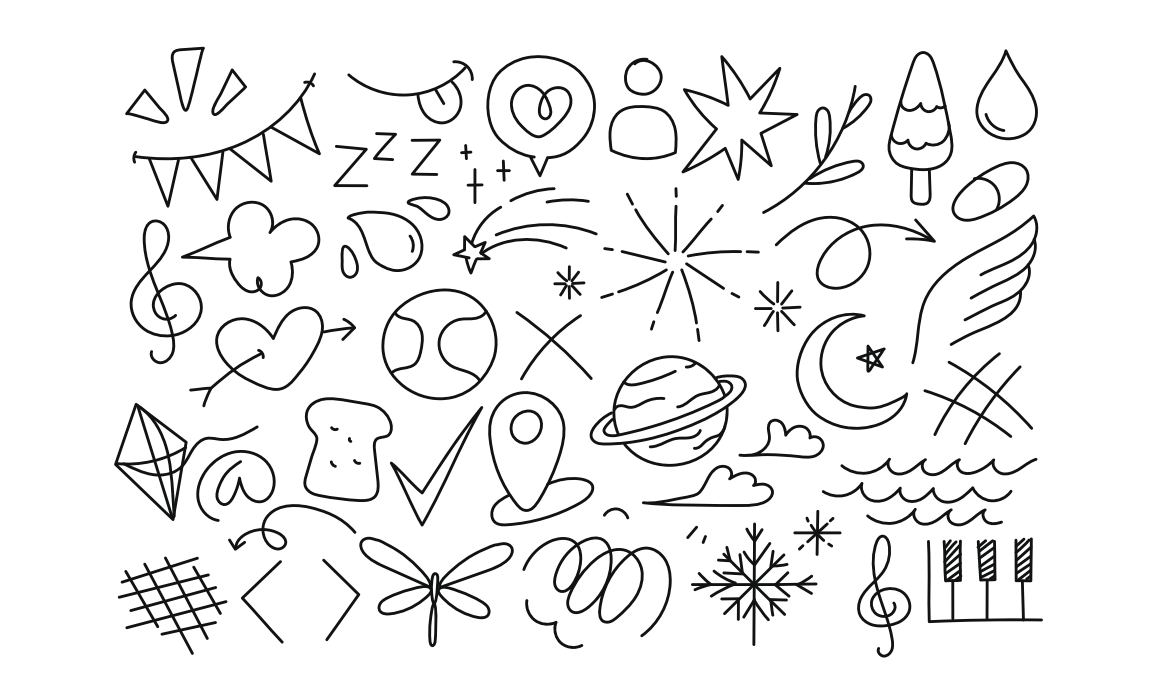
#> input picture Screenshot (59).png, 1149 x 684 px
$ jupyter execute 'count symmetric.ipynb'
#> lines starting #> are read from the running program, lines starting #| are printed output that depends on the picture; after the words box and inside, x2 and y2 are one past the last pixel; in counts of white or black regions, pixels touching at a corner belong together
[cell 1]
import cv2
import numpy as np
from matplotlib import pyplot as plt

# Function to identify and count symmetric curves
def detect_symmetric_curves(image_path):
    # Read the image
#> called with image_path = 'Screenshot (59).png'
    image = cv2.imread(image_path)
#> image is the input picture: shape (684, 1149, 3); mean B, G, R 237.9, 237.9, 237.9
    gray = cv2.cvtColor(image, cv2.COLOR_BGR2GRAY)
    blurred = cv2.GaussianBlur(gray, (5, 5), 0)
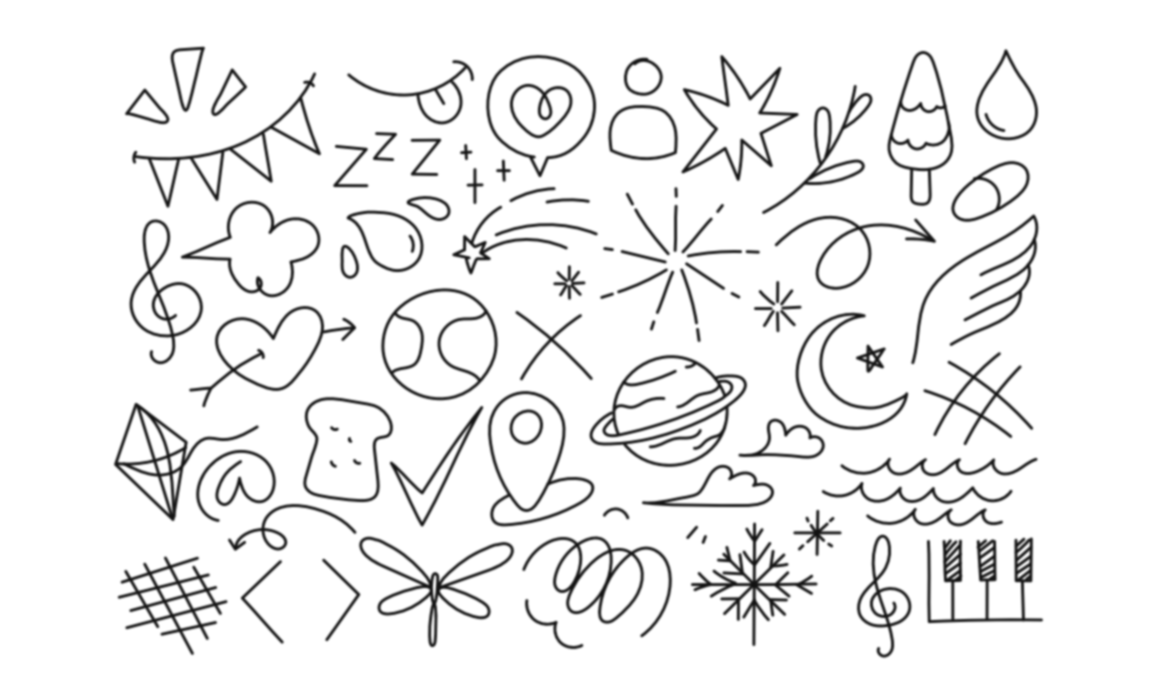
#> blurred: shape (684, 1149); min 18, max 255, mean 237.9

    # Edge detection
    edged = cv2.Canny(blurred, 50, 150)
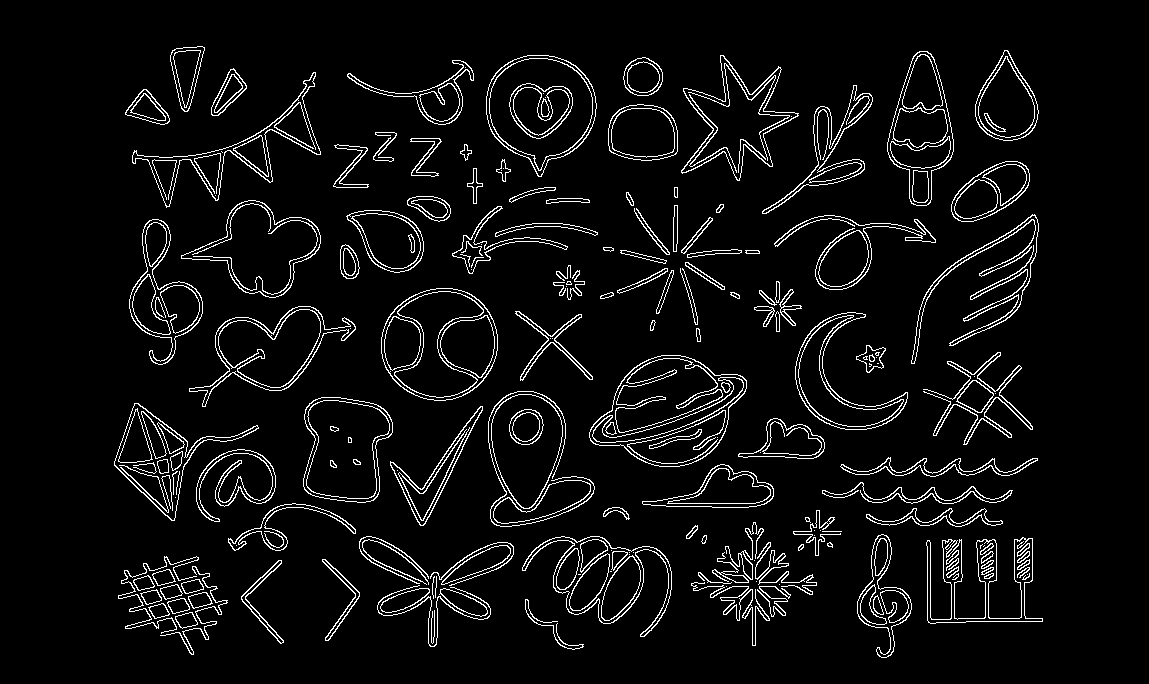
#> edged: shape (684, 1149); 5.6% white in thin lines or dots, all inside (x1, y1, x2, y2) = (114, 46, 1043, 658)

    # Find contours
    contours, _ = cv2.findContours(edged.copy(), cv2.RETR_EXTERNAL, cv2.CHAIN_APPROX_SIMPLE)
#> contours = 131 contours, 23 with area under 20; largest, box (x1, y1, x2, y2) and area: (589, 355, 747, 467) 11536, (381, 288, 498, 401) 10258, (486, 55, 597, 177) 9352, (303, 397, 393, 503) 7337, (181, 200, 321, 298) 6952

    # Initialize symmetric curve count
    symmetric_curve_count = 0

    # Loop over each contour
    for contour in contours:
        # Create a mask from the contour
        mask = np.zeros_like(gray)
        cv2.drawContours(mask, [contour], -1, 255, -1)

        # Get the bounding box and extract the ROI
        x, y, w, h = cv2.boundingRect(contour)
        roi = mask[y:y+h, x:x+w]

        # Flip the ROI horizontally and vertically
        roi_flipped_horizontally = cv2.flip(roi, 1)
        roi_flipped_vertically = cv2.flip(roi, 0)

        # Compare original ROI with its flipped versions
        horizontal_symmetry = np.mean(roi == roi_flipped_horizontally)
        vertical_symmetry = np.mean(roi == roi_flipped_vertically)

        # Consider a contour symmetric if it is sufficiently similar to its flipped version
        if horizontal_symmetry > 0.9 or vertical_symmetry > 0.9:
            symmetric_curve_count += 1
            cv2.drawContours(image, [contour], -1, (0, 255, 0), 2)
#> this loop made 131 passes
#> (contour, x, y, w, h, horizontal_symmetry, vertical_symmetry) on pass 41: ([[822, 531], [841, 531]], 822, 531, 20, 1, 1, 1)
#> (x, y, w, h, horizontal_symmetry, vertical_symmetry) on passes 1 to 6: (175, 612, 23, 17, 0.785, 0.785), (431, 610, 4, 34, 0.588, 0.588), (148, 603, 22, 16, 0.784, 0.784), (525, 599, 59, 51, 0.873, 0.872), (167, 598, 23, 16, 0.783, 0.783), (188, 592, 25, 17, 0.793, 0.788)
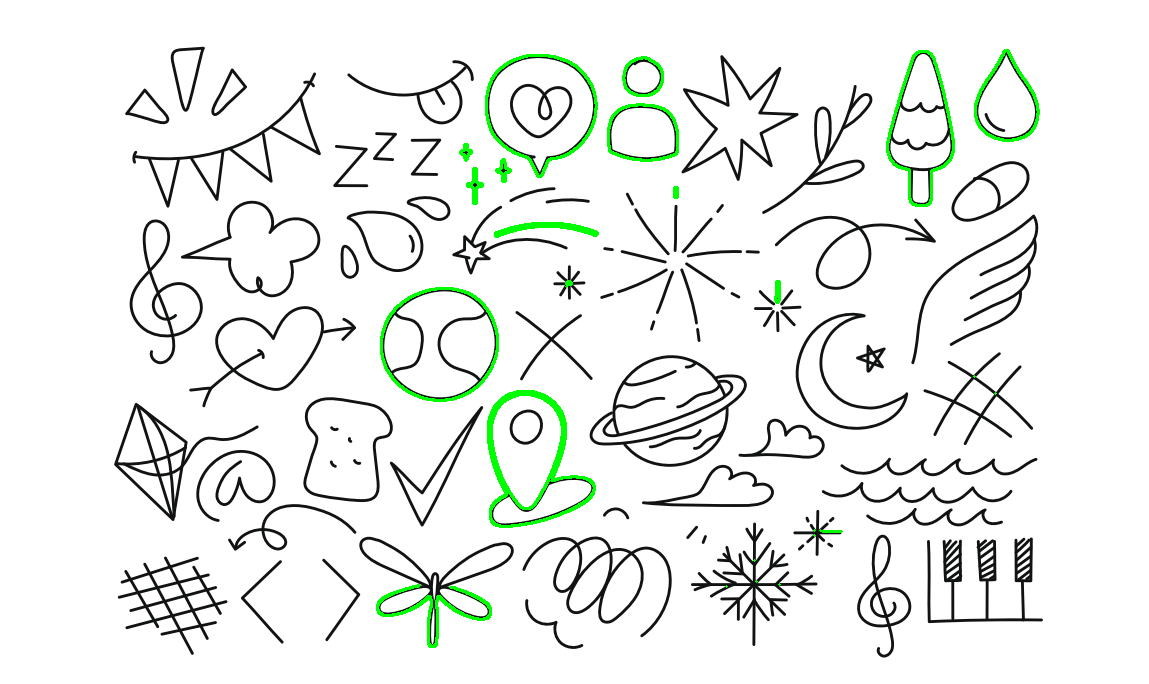
#> image: shape (684, 1149, 3); 1.4% of pixels changed, all inside (x1, y1, x2, y2) = (376, 49, 1040, 648)
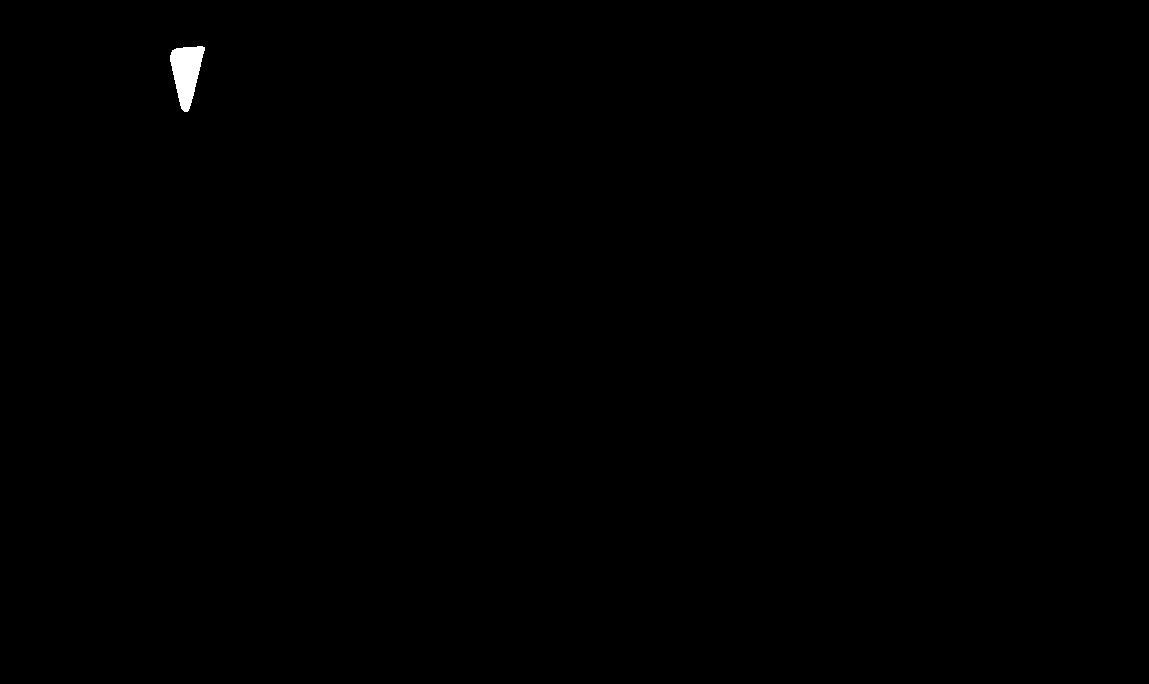
#> mask: shape (684, 1149); 0.18% white; 1 white region, box (x1, y1, x2, y2) and area: (170, 46, 205, 112) 1438
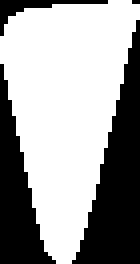
#> roi: shape (66, 35) (shown 4 times larger); 62.3% white; 4 black regions (1 under 20 px), largest, box (x1, y1, x2, y2) and area: (18, 5, 35, 66) 501, (0, 16, 14, 66) 312, (0, 0, 27, 9) 57
#> after the loop, symmetric_curve_count = 27

    # Print the number of symmetric curves detected
    print(f"Number of symmetric curves detected: {symmetric_curve_count}")
#| Number of symmetric curves detected: 27

    # Convert the image to RGB format for displaying with matplotlib
    image_rgb = cv2.cvtColor(image, cv2.COLOR_BGR2RGB)

    # Display the output image
    plt.figure(figsize=(10, 8))
    plt.imshow(image_rgb)
    plt.axis('off')  # Hide axis
    plt.show()

# Main function
if __name__ == "__main__":
    image_path = "Screenshot (59).png"  # Replace with your image path
    detect_symmetric_curves(image_path)
